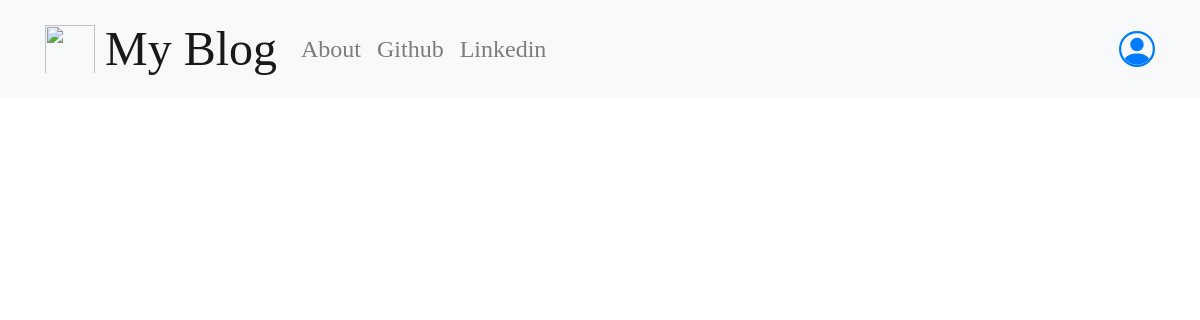
Before: / with the older database file.
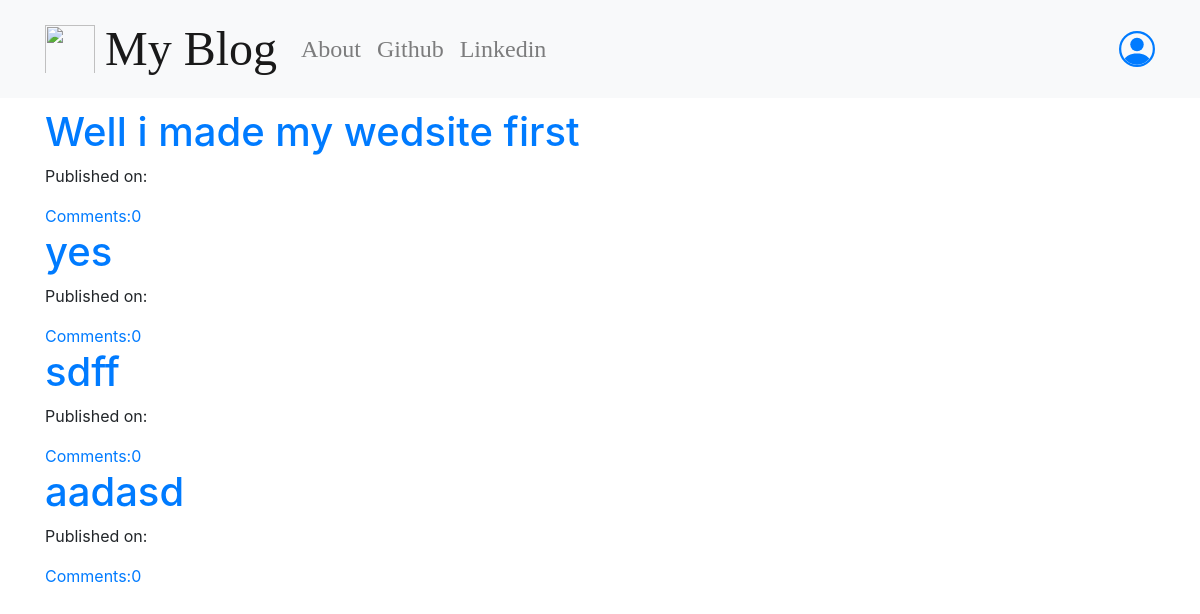
After: the same page with the newer database file.
### blog/models.py (models this page shows, shortened)
class Post(models.Model):
    author = models.ForeignKey("auth.User", verbose_name=("Author"), on_delete=models.CASCADE) #Diffterent
    title = models.CharField(("Title"), max_length=200)
    text = models.TextField("Text")
    created_date = models.DateTimeField(default = timezone.now) #Different
    published_date = models.DateTimeField(blank=True,null=True)
    def approve_comment(self):
        return self.comments.filter(approved_comment = True)

### blog/views.py (the view)
# urls.py: path('',views.PostListView.as_view(),name='post_list'),
class PostListView(ListView):
    model = Post
    def get_queryset(self):
        return Post.objects.filter(published_date__lte=timezone.now()).order_by('-published_date')

### blog/templates/blog/post_list.html
{% extends "blog/base.html" %}
{% block content %}
<div class="centerstage">
    {% for post in post_list %}
    <div class="post">
        <h1><a href="{% url 'post_detail' pk=post.pk %}">{{ post.title }}</a></h1>
        <div class="date">
            <p>
                Published on: {{ post.published|date:"D M Y" }}
            </p>
        </div>
        <a href="{% url 'post_detail' pk=post.pk %}">Comments:{{ post.approve_comment.count}}</a>
    </div>
    {% endfor %}
</div>
{% endblock  %}

### blog/templates/blog/base.html (shortened to what this page needs)
<!DOCTYPE html>
{% load static %}
<html lang="en">
<head>
    <link rel="stylesheet" href="https://stackpath.bootstrapcdn.com/bootstrap/4.5.2/css/bootstrap.min.css">
    <link rel="stylesheet" href="//cdn.jsdelivr.net/npm/medium-editor@latest/dist/css/medium-editor.min.css" type="text/css" media="screen" charset="utf-8">
    <link rel="stylesheet" href="{% static 'css/blog.css' %}">
</head>
<body class="loader">
    <nav class="navbar navbar-expand-lg navbar-light bg-light techfont">
        <div class="container">
        <a class="navbar-brand bigbrand" href="{% url 'post_list' %}"> <img style="margin-top: 10px; margin-right: 10px;" src="https://www.clipartmax.com/png/middle/89-891042_letter-b-logo-design-free-b-letter-logo-design-png.png" width="50" height="50" class="d-inline-block align-top" alt="" loading="lazy">My Blog</a>
        <div class="collapse navbar-collapse" id="navbarSupportedContent">
          <ul class="navbar-nav mr-auto">
            <li class="navbar-light">
              <a class="nav-link" href="{% url 'about' %}">About</a>
            </li>
            <li class="nav-item">
              <a class="nav-link" href="http://www.github.com">Github</a>
            </li>
            <li class="nav-item">
                <a class="nav-link" href="http://www.Linkedin.com">Linkedin</a>
              </li>
            </ul>
            <ul class='nav navbar-nav navbar-right '>
                {% if user.is_authenticated %}
                <div class="collapse navbar-collapse" id="navbarSupportedContent">
                     <li class="navbar-light">
                         <a class="nav-link" href="{% url 'post_new' %}">New Post</a>
                     </li>
                <li>
                    <a class="nav-link" href="{% url 'post_draft_list' %}">Draft</a>
                </li>
                <li>
                <a class="nav-link" href="{% url 'logout' %}">Log Out</a>
                </li>
                <li>
                    <a class="nav-link">{{user.username}}</a>
                </li>
                </div>
                {% else %}
                <li>
                    <a class ='nav navbar-right' href="{% url 'login' %}"></a>
                </li>
                {% endif %}
            </ul>
            </div>
        </div>
        </nav>
        <div class="context container " >
            <div class="row" >
                <div class="col-md-8">
                    <div class="blog_posts">
                        {% block content %}
                        {% endblock %}
                    </div>
                </div>
            </div>
        </div>
</body>
</html>

### blog/static/css/blog.css (style rules this page uses)
.techfont { font-family: cursive; font-size:1.5em; margin-bottom:10px }
.bigbrand { font-size :2em; }
.loader { filter:hue-rotate(0deg); color:linear-gradient(45deg,#0f8,#08f); animation:hue 10000ms infinite linear; }

Changed rows visible on the page:
added Post: title "Well i made my wedsite first", approve_comment.count "0"
added Post: title "yes", approve_comment.count "0"
added Post: title "sdff", approve_comment.count "0"
added Post: title "aadasd", approve_comment.count "0"
